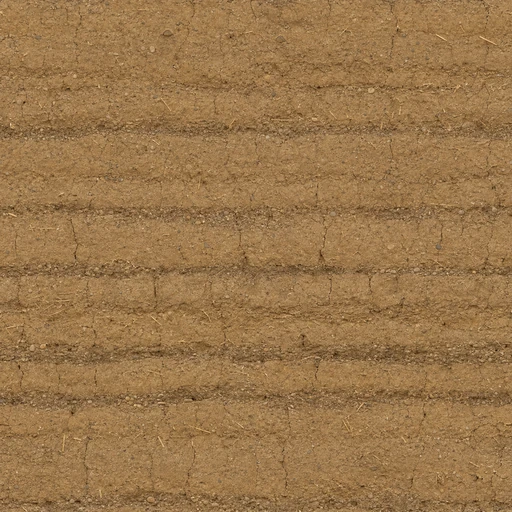
#> input picture Taierzhuang1938/Texture/Texture_AdobeBase.webp, 512 x 512 px
$ python -i Script_Type38ExteriorFinish.py   (imports and definitions only)
#> lines starting #> are read from the running program, lines starting #| are printed output that depends on the picture
"""Bake the photographic exterior finish into the approved Blender mesh's authored UVs."""
import hashlib
import io
import json
import struct
import subprocess
import sys
from pathlib import Path

import numpy as np
from PIL import Image, ImageDraw, ImageFilter


# [21 lines left out: functions ReadGlb, WriteGlb, not called in this run]


def Noise(rng, size, grid):
    cells = rng.integers(0, 256, (grid[1], grid[0]), dtype=np.uint8)
    return (np.asarray(Image.fromarray(cells).resize(size, Image.Resampling.BICUBIC), dtype=np.float32) - 128) / 96


def FrameEngraving(normalImage):
    slopes = np.abs(np.asarray(normalImage, dtype=np.float32)[:, :, :2] - 127.5)
    assert normalImage.size == (1024, 1024)
    field = np.zeros(slopes.shape[:2], dtype=np.float32)
    for left, right in [(432, 499), (696, 764)]:
        local = slopes[128:950, left:right].max(axis=2)
        strength = Image.fromarray(np.uint8(np.clip((local - 1.0) * 24, 0, 255)))
        closed = strength.filter(ImageFilter.MaxFilter(3)).filter(ImageFilter.MinFilter(3))
        field[128:950, left:right] = np.asarray(closed.filter(ImageFilter.GaussianBlur(.6))) / 255
    return field


# [407 lines left out: functions ProjectArtwork, PaintStockNumber, PaintMakerLettering, PaintCrestAbrasion, PaintRearMedallion, PaintBandInlay and 5 more, not called in this run]


# [2 lines not run here, left out]

>>> import cv2
>>> picture = cv2.imread('../Texture/Texture_AdobeBase.webp', cv2.IMREAD_GRAYSCALE)
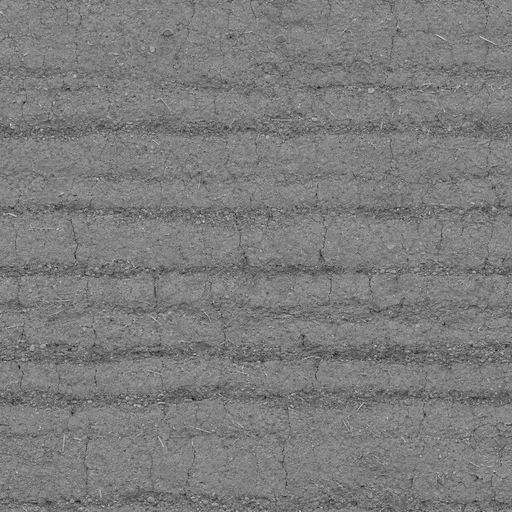
#> picture: shape (512, 512); min 20, max 219, mean 124.6
#> (the run stopped early here; a loop or call above may not have finished)
